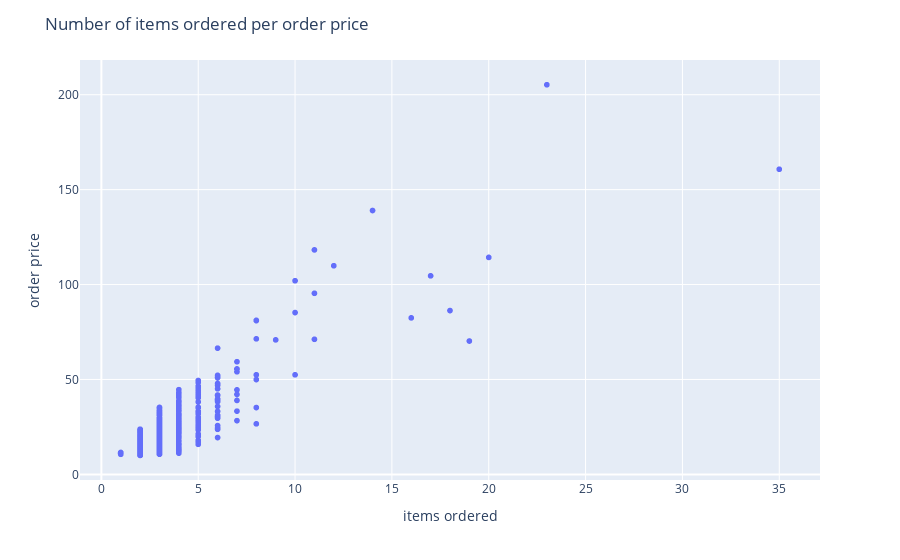

Notebook source saved alongside this figure:
### Code cell
df.groupby('order_id').sum()

fig = px.scatter(df.groupby('order_id').sum(),
                 x='quantity',
                 y='item_price')
fig.update_layout(title='Number of items ordered per order price',
                  xaxis=dict(title='items ordered'),
                  yaxis=dict(title='order price'))
fig.show()

### Figure 1 — Plotly figure (JSON) as saved in the notebook; plotly's stock layout.template omitted (floating-point values rounded to 4 significant figures; data arrays with more than 128 entries replaced by an {"elided": "..."} marker saying what was removed)
{"data": [{"hovertemplate": "quantity=%{x}<br>item_price=%{y}<extra></extra>", "legendgroup": "", "marker": {"color": "#636efa", "symbol": "circle"}, "mode": "markers", "name": "", "showlegend": false, "type": "scattergl", "x": {"elided": "1834 int values"}, "xaxis": "x", "y": {"elided": "1834 float values"}, "yaxis": "y"}], "layout": {"legend": {"tracegroupgap": 0}, "margin": {"t": 60}, "title": {"text": "Number of items ordered per order price"}, "xaxis": {"anchor": "y", "domain": [0, 1], "title": {"text": "items ordered"}}, "yaxis": {"anchor": "x", "domain": [0, 1], "title": {"text": "order price"}}}}
